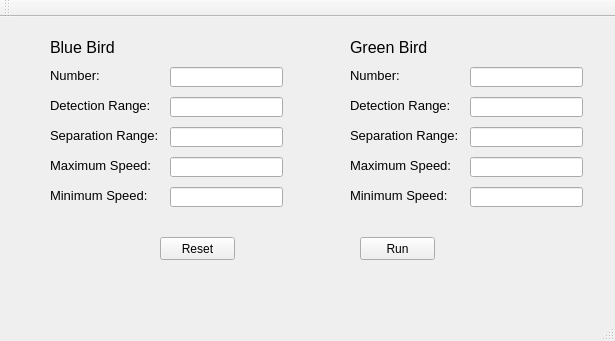
<?xml version="1.0" encoding="UTF-8"?>
<ui version="4.0">
 <class>ControlWindow</class>
 <widget class="QMainWindow" name="ControlWindow">
  <property name="geometry">
   <rect>
    <x>0</x>
    <y>0</y>
    <width>615</width>
    <height>341</height>
   </rect>
  </property>
  <property name="windowTitle">
   <string>ControlWindow</string>
  </property>
  <widget class="QWidget" name="centralWidget">
   <widget class="QPushButton" name="runButton">
    <property name="geometry">
     <rect>
      <x>360</x>
      <y>220</y>
      <width>75</width>
      <height>23</height>
     </rect>
    </property>
    <property name="text">
     <string>Run</string>
    </property>
   </widget>
   <widget class="QLabel" name="label">
    <property name="geometry">
     <rect>
      <x>50</x>
      <y>20</y>
      <width>71</width>
      <height>21</height>
     </rect>
    </property>
    <property name="font">
     <font>
      <pointsize>12</pointsize>
     </font>
    </property>
    <property name="text">
     <string>Blue Bird</string>
    </property>
   </widget>
   <widget class="QLabel" name="label_2">
    <property name="geometry">
     <rect>
      <x>350</x>
      <y>20</y>
      <width>91</width>
      <height>21</height>
     </rect>
    </property>
    <property name="font">
     <font>
      <pointsize>12</pointsize>
     </font>
    </property>
    <property name="text">
     <string>Green Bird</string>
    </property>
   </widget>
   <widget class="QLabel" name="label_3">
    <property name="geometry">
     <rect>
      <x>50</x>
      <y>50</y>
      <width>61</width>
      <height>16</height>
     </rect>
    </property>
    <property name="font">
     <font>
      <pointsize>10</pointsize>
     </font>
    </property>
    <property name="text">
     <string>Number:</string>
    </property>
   </widget>
   <widget class="QLabel" name="label_4">
    <property name="geometry">
     <rect>
      <x>50</x>
      <y>80</y>
      <width>111</width>
      <height>16</height>
     </rect>
    </property>
    <property name="font">
     <font>
      <pointsize>10</pointsize>
     </font>
    </property>
    <property name="text">
     <string>Detection Range:</string>
    </property>
   </widget>
   <widget class="QLabel" name="label_5">
    <property name="geometry">
     <rect>
      <x>50</x>
      <y>110</y>
      <width>111</width>
      <height>16</height>
     </rect>
    </property>
    <property name="font">
     <font>
      <pointsize>10</pointsize>
     </font>
    </property>
    <property name="text">
     <string>Separation Range:</string>
    </property>
   </widget>
   <widget class="QLabel" name="label_6">
    <property name="geometry">
     <rect>
      <x>50</x>
      <y>140</y>
      <width>111</width>
      <height>16</height>
     </rect>
    </property>
    <property name="font">
     <font>
      <pointsize>10</pointsize>
     </font>
    </property>
    <property name="text">
     <string>Maximum Speed:</string>
    </property>
   </widget>
   <widget class="QLabel" name="label_7">
    <property name="geometry">
     <rect>
      <x>50</x>
      <y>170</y>
      <width>111</width>
      <height>16</height>
     </rect>
    </property>
    <property name="font">
     <font>
      <pointsize>10</pointsize>
     </font>
    </property>
    <property name="text">
     <string>Minimum Speed:</string>
    </property>
   </widget>
   <widget class="QLineEdit" name="lineEdit">
    <property name="geometry">
     <rect>
      <x>170</x>
      <y>50</y>
      <width>113</width>
      <height>20</height>
     </rect>
    </property>
   </widget>
   <widget class="QLineEdit" name="lineEdit_2">
    <property name="geometry">
     <rect>
      <x>170</x>
      <y>80</y>
      <width>113</width>
      <height>20</height>
     </rect>
    </property>
   </widget>
   <widget class="QLineEdit" name="lineEdit_3">
    <property name="geometry">
     <rect>
      <x>170</x>
      <y>110</y>
      <width>113</width>
      <height>20</height>
     </rect>
    </property>
   </widget>
   <widget class="QLineEdit" name="lineEdit_4">
    <property name="geometry">
     <rect>
      <x>170</x>
      <y>140</y>
      <width>113</width>
      <height>20</height>
     </rect>
    </property>
   </widget>
   <widget class="QLineEdit" name="lineEdit_5">
    <property name="geometry">
     <rect>
      <x>170</x>
      <y>170</y>
      <width>113</width>
      <height>20</height>
     </rect>
    </property>
   </widget>
   <widget class="QLabel" name="label_8">
    <property name="geometry">
     <rect>
      <x>350</x>
      <y>140</y>
      <width>111</width>
      <height>16</height>
     </rect>
    </property>
    <property name="font">
     <font>
      <pointsize>10</pointsize>
     </font>
    </property>
    <property name="text">
     <string>Maximum Speed:</string>
    </property>
   </widget>
   <widget class="QLineEdit" name="lineEdit_9">
    <property name="geometry">
     <rect>
      <x>470</x>
      <y>140</y>
      <width>113</width>
      <height>20</height>
     </rect>
    </property>
   </widget>
   <widget class="QLineEdit" name="lineEdit_7">
    <property name="geometry">
     <rect>
      <x>470</x>
      <y>80</y>
      <width>113</width>
      <height>20</height>
     </rect>
    </property>
   </widget>
   <widget class="QLabel" name="label_9">
    <property name="geometry">
     <rect>
      <x>350</x>
      <y>50</y>
      <width>61</width>
      <height>16</height>
     </rect>
    </property>
    <property name="font">
     <font>
      <pointsize>10</pointsize>
     </font>
    </property>
    <property name="text">
     <string>Number:</string>
    </property>
   </widget>
   <widget class="QLineEdit" name="lineEdit_8">
    <property name="geometry">
     <rect>
      <x>470</x>
      <y>110</y>
      <width>113</width>
      <height>20</height>
     </rect>
    </property>
   </widget>
   <widget class="QLineEdit" name="lineEdit_10">
    <property name="geometry">
     <rect>
      <x>470</x>
      <y>170</y>
      <width>113</width>
      <height>20</height>
     </rect>
    </property>
   </widget>
   <widget class="QLabel" name="label_10">
    <property name="geometry">
     <rect>
      <x>350</x>
      <y>80</y>
      <width>111</width>
      <height>16</height>
     </rect>
    </property>
    <property name="font">
     <font>
      <pointsize>10</pointsize>
     </font>
    </property>
    <property name="text">
     <string>Detection Range:</string>
    </property>
   </widget>
   <widget class="QLabel" name="label_11">
    <property name="geometry">
     <rect>
      <x>350</x>
      <y>110</y>
      <width>111</width>
      <height>16</height>
     </rect>
    </property>
    <property name="font">
     <font>
      <pointsize>10</pointsize>
     </font>
    </property>
    <property name="text">
     <string>Separation Range:</string>
    </property>
   </widget>
   <widget class="QLabel" name="label_12">
    <property name="geometry">
     <rect>
      <x>350</x>
      <y>170</y>
      <width>111</width>
      <height>16</height>
     </rect>
    </property>
    <property name="font">
     <font>
      <pointsize>10</pointsize>
     </font>
    </property>
    <property name="text">
     <string>Minimum Speed:</string>
    </property>
   </widget>
   <widget class="QLineEdit" name="lineEdit_6">
    <property name="geometry">
     <rect>
      <x>470</x>
      <y>50</y>
      <width>113</width>
      <height>20</height>
     </rect>
    </property>
   </widget>
   <widget class="QPushButton" name="resetButton">
    <property name="geometry">
     <rect>
      <x>160</x>
      <y>220</y>
      <width>75</width>
      <height>23</height>
     </rect>
    </property>
    <property name="text">
     <string>Reset</string>
    </property>
   </widget>
  </widget>
  <widget class="QMenuBar" name="menuBar">
   <property name="geometry">
    <rect>
     <x>0</x>
     <y>0</y>
     <width>615</width>
     <height>21</height>
    </rect>
   </property>
  </widget>
  <widget class="QToolBar" name="mainToolBar">
   <attribute name="toolBarArea">
    <enum>TopToolBarArea</enum>
   </attribute>
   <attribute name="toolBarBreak">
    <bool>false</bool>
   </attribute>
  </widget>
  <widget class="QStatusBar" name="statusBar"/>
 </widget>
 <layoutdefault spacing="6" margin="11"/>
 <resources/>
 <connections/>
</ui>
